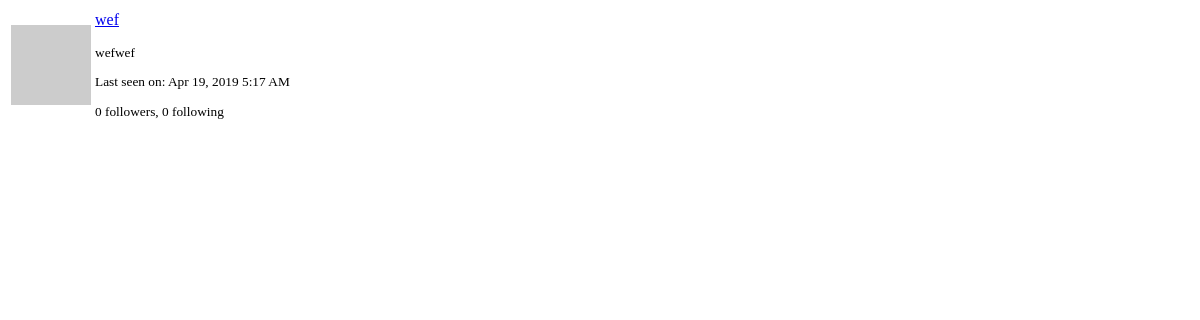
The page /user/wef/popup (signed in) on the database as committed earlier.
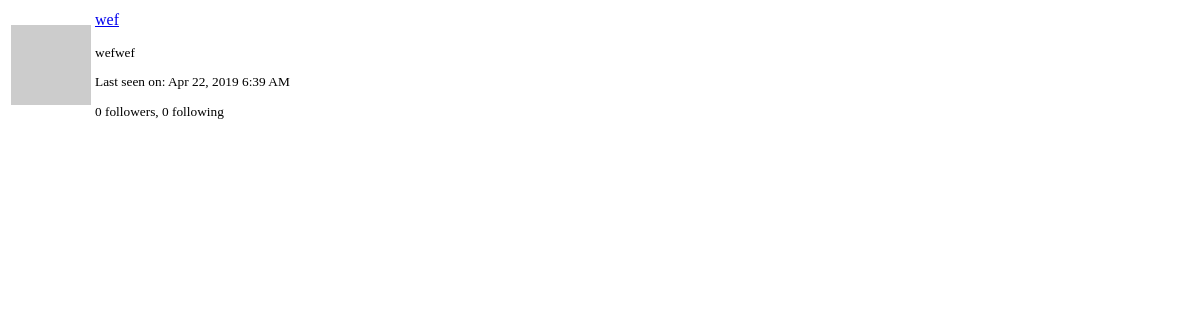
The same page on the database as committed later.
### app/models.py (models this page shows, shortened)
class User(UserMixin, db.Model):
    id = db.Column(db.Integer, primary_key=True)
    username = db.Column(db.String(64), index=True, unique=True)
    email = db.Column(db.String(120), index=True, unique=True)
    password_hash = db.Column(db.String(128))
    posts = db.relationship('Post', backref='author', lazy='dynamic')
    about_me = db.Column(db.String(140))
    last_seen = db.Column(db.DateTime, default=datetime.utcnow)
    followed = db.relationship(
        'User', secondary=followers,
        primaryjoin=(followers.c.follower_id == id),
        secondaryjoin=(followers.c.followed_id == id),
        backref=db.backref('followers', lazy='dynamic'), lazy='dynamic')
    def avatar(self, size):
        digest = md5(self.email.lower().encode('utf-8')).hexdigest()
        return 'https://www.gravatar.com/avatar/{}?d=identicon&s={}'.format(
            digest, size)

### app/main/routes.py (the view)
@bp.route('/user/<username>/popup')
@login_required
def user_popup(username):
    user = User.query.filter_by(username=username).first_or_404()
    return render_template('user_popup.html', user=user)

### app/main/routes.py (called while the page is built)
@bp.before_app_request
def before_request():
    if current_user.is_authenticated:
        current_user.last_seen = datetime.utcnow()
        db.session.commit()
    g.locale = str(get_locale())

@bp.before_app_request
def before_request():
    if current_user.is_authenticated:
        current_user.last_seen = datetime.utcnow()
        db.session.commit()
        g.search_form = SearchForm()
    g.locale = str(get_locale())

### app/models.py (called while the page is built)
@login.user_loader
def load_user(id):
    return User.query.get(int(id))

    @classmethod
    def before_commit(cls, session):
        session._changes = {
            'add': list(session.new),
            'update': list(session.dirty),
            'delete': list(session.deleted)
        }

### app/templates/user_popup.html (shortened to what this page needs)
<table class="table">
    <tr>
        <td width="64" style="border: 0px;"><img src="{{ user.avatar(64) }}"></td>
        <td style="border: 0px;">
            <p>
                <a href="{{ url_for('main.user', username=user.username) }}">
                    {{ user.username }}
                </a>
            </p>
            <small>
                {% if user.about_me %}<p>{{ user.about_me }}</p>{% endif %}
                {% if user.last_seen %}
                <p>{{ _('Last seen on') }}:
                   {{ moment(user.last_seen).format('lll') }}</p>
                {% endif %}
                <p>{{ _('%(count)d followers', count=user.followers.count()) }},
                   {{ _('%(count)d following', count=user.followed.count()) }}</p>
            </small>
        </td>
    </tr>
</table>

Rows that differ between the two databases and show on the page:
changed User "wef": last_seen "Apr 19, 2019 5:17 AM" → "Apr 22, 2019 6:39 AM"
